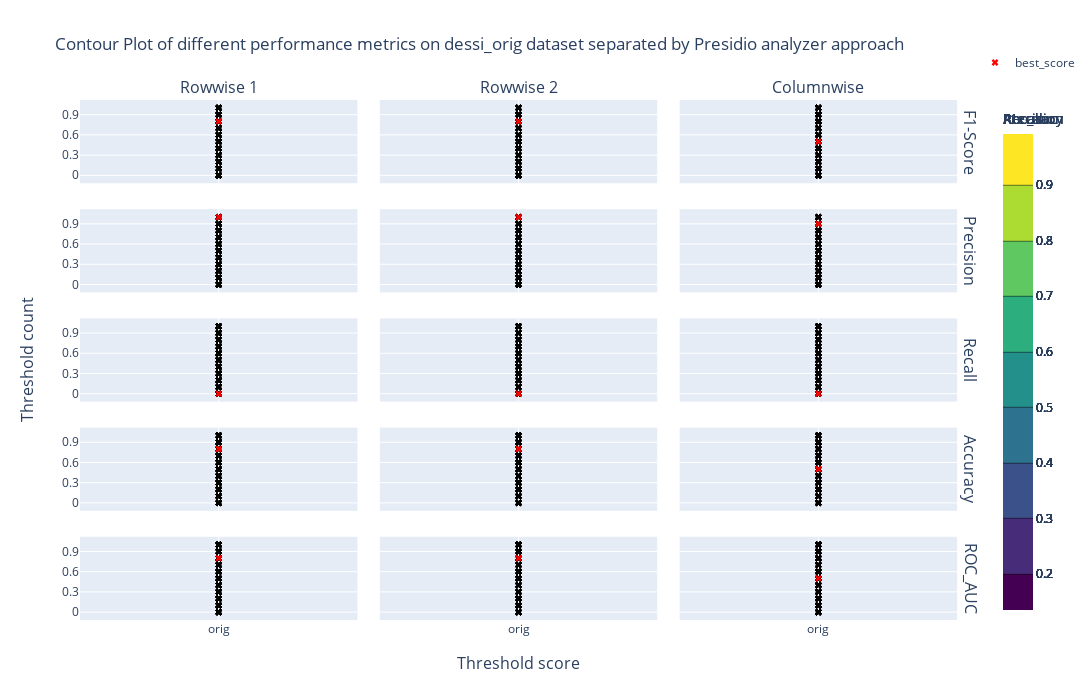

Notebook code for this chart:
### Code cell
# Single DataFrame and dataset name
df = df_dessi
dataset = "dessi_orig"

z_values = []
for s in ["f1", "precision", "recall", "accuracy", "roc_auc"]:
    z_values.extend([max(df[f'{s}']), min(df[f'{s}'])])

zmin = min(z_values)
zmax = max(z_values)

fig = make_subplots(
    rows=5, cols=3, 
    row_titles=("F1-Score", "Precision", "Recall", "Accuracy", "ROC_AUC"), 
    column_titles=("Rowwise 1", "Rowwise 2", "Columnwise"),
    shared_xaxes=True, shared_yaxes=True, 
    vertical_spacing=0.05, horizontal_spacing=0.025, 
    x_title="Threshold score", y_title="Threshold count",
    specs=[[{"type": "contour"}]*3 for _ in range(5)]
)

for e, i in enumerate([110, 220, 330]):
    for ee, s in enumerate(["f1", "precision", "recall", "accuracy", "roc_auc"]):
        start_idx = e * 110
        end_idx = start_idx + 110
        df_subset = df.iloc[start_idx:end_idx]
        
        # Use pivot_table instead of pivot to handle potential duplicates
        Z = np.array(df_subset.pivot_table(index='threshold_count', columns='threshold_score', values=f'{s}', aggfunc='mean'))
        threshold_scores = sorted(df_subset['threshold_score'].unique())
        threshold_counts = sorted(df_subset['threshold_count'].unique())

        fig.add_trace(go.Contour(
            z=Z, x=threshold_scores, y=threshold_counts, 
            colorscale="Viridis", zmin=zmin, zmax=zmax,
            colorbar=dict(title=s.capitalize()), 
            contours=dict(showlabels=True)
        ), row=ee+1, col=e+1)

        hover_text = [f"x: {x}, y: {y}, z: {z}" for x, y, z in zip(df_subset['threshold_score'], df_subset['threshold_count'], df_subset[f'{s}'])]

        fig.add_trace(go.Scatter(
            x=df_subset['threshold_score'], y=df_subset['threshold_count'], 
            mode='markers', marker=dict(color='black', symbol='x'),
            text=hover_text, hoverinfo="text", showlegend=False
        ), row=ee+1, col=e+1)

        max_micro_f1_index = df_subset[f'{s}'].idxmax()  
        max_micro_f1_row = df.loc[max_micro_f1_index]
        max_threshold_score = max_micro_f1_row['threshold_score']
        max_threshold_count = max_micro_f1_row['threshold_count']
        max_micro_f1_score = max_micro_f1_row[f'{s}']
        
        hover_text = [f"x: {max_threshold_score}, y: {max_threshold_count}, z: {max_micro_f1_score}"]
        fig.add_trace(go.Scatter(
            x=[max_threshold_score], y=[max_threshold_count], 
            marker=dict(color='red', symbol='x'), 
            showlegend=True if e == 0 and ee == 0 else False,
            mode="markers", text=hover_text, hoverinfo="text", 
            name="best_score", legendgroup="best"
        ), row=ee+1, col=e+1)

fig.update_layout(
    title=f"Contour Plot of different performance metrics on {dataset} dataset separated by Presidio analyzer approach",
    legend=dict(x=1, y=1.1),
    height=700,
    width=1200
)

fig.show()
